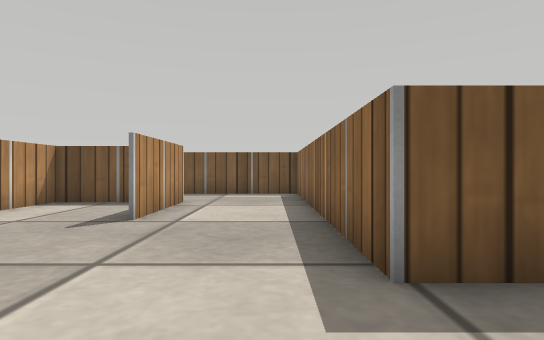
view 1 (above)

24 first-person views from a walk through a robot-simulator world made for Webots. The camera is 0.16 m above the floor, looks level and sees 75° across. The floor is counted in squares, 0.2 m on a side. Each view is taken from the middle of a square. On the plan, view 1 faces up. The plan holds only what a view shows up to about 11 squares ahead; the rest is blank. The place goes on beyond the plan. Robots are left out. Webots' stock objects and surfaces are drawn as simple stand-ins.

view 2
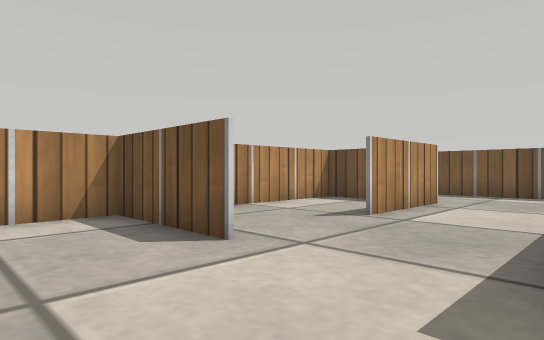

view 3
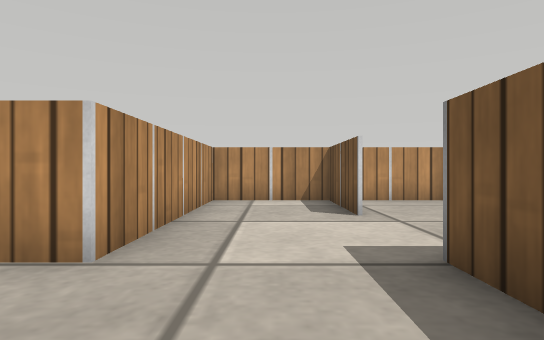

view 4
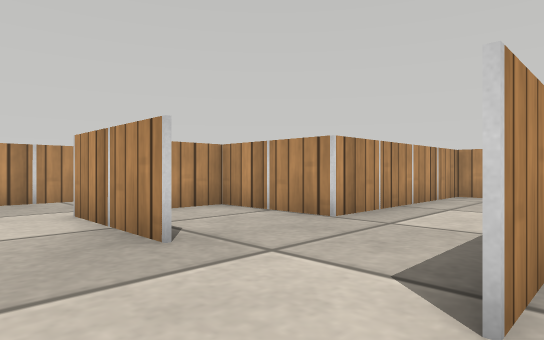

view 5
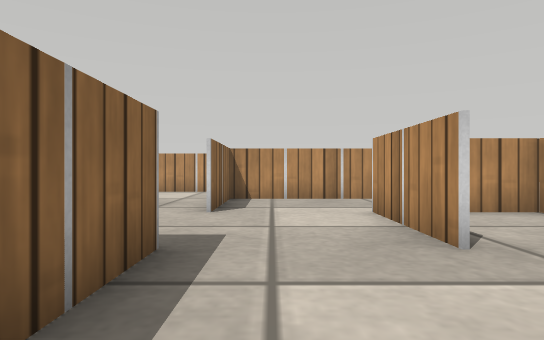

view 6
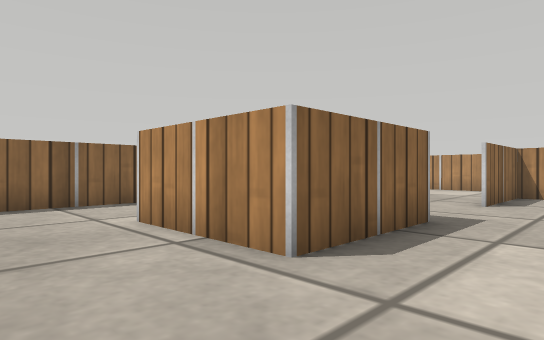

view 7
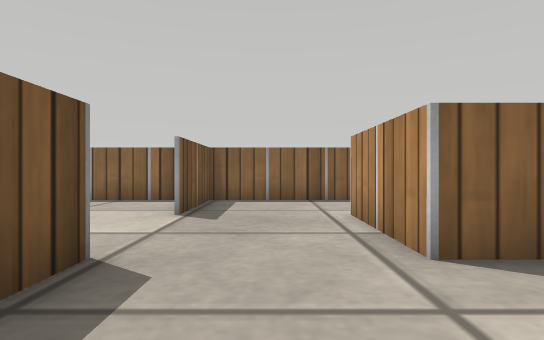

view 8
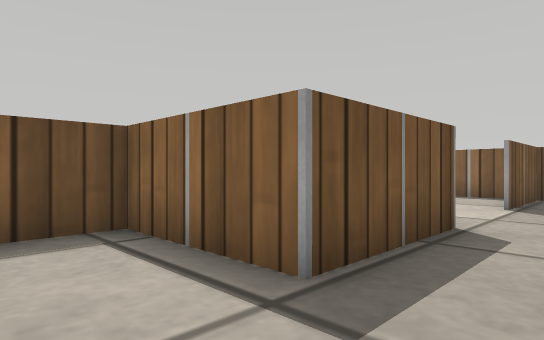

view 9
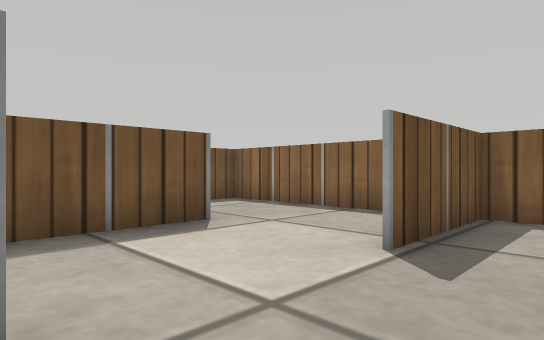

view 10
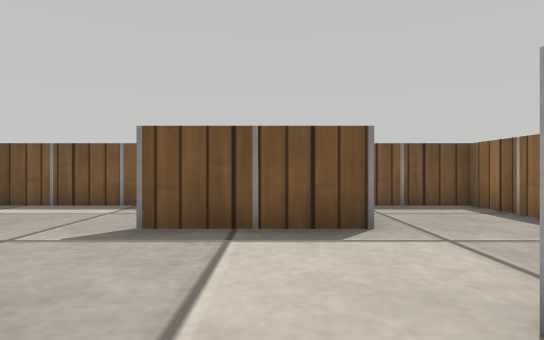

view 11
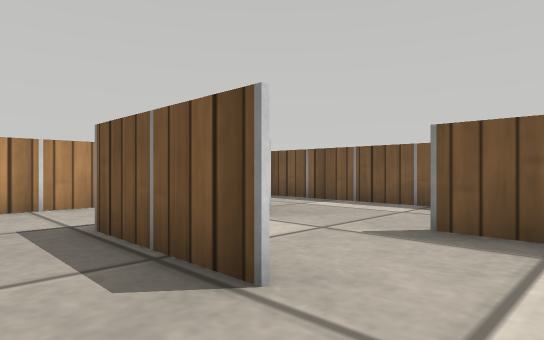

view 12
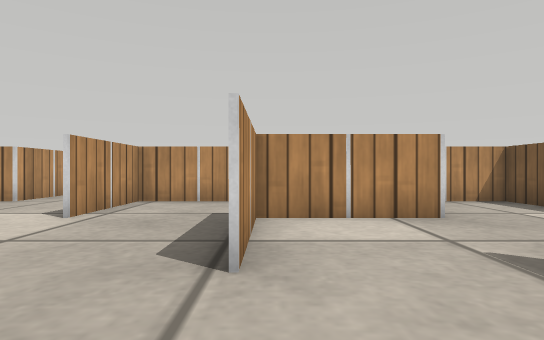

view 13
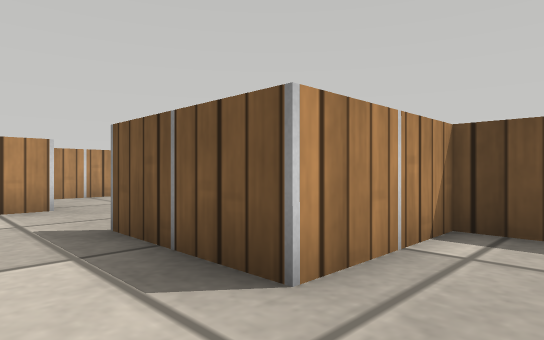

view 14
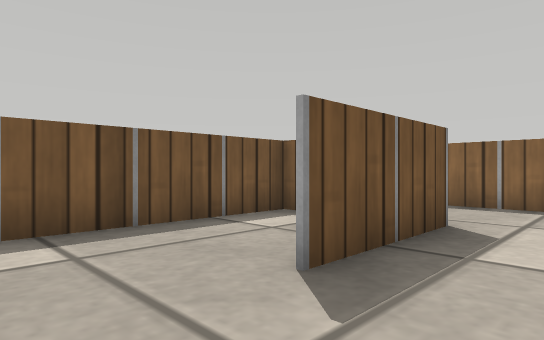

view 15
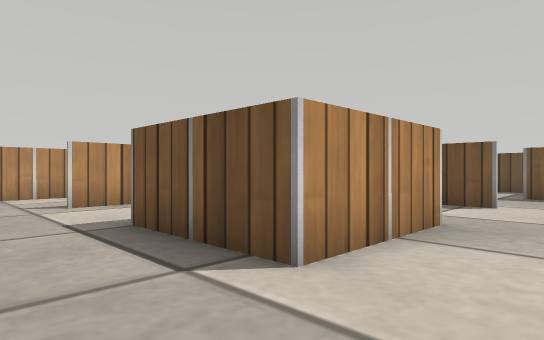

view 16
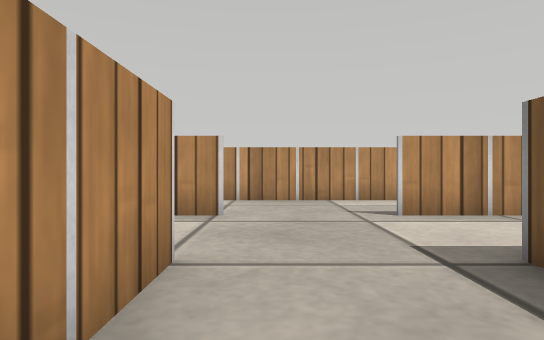

view 17
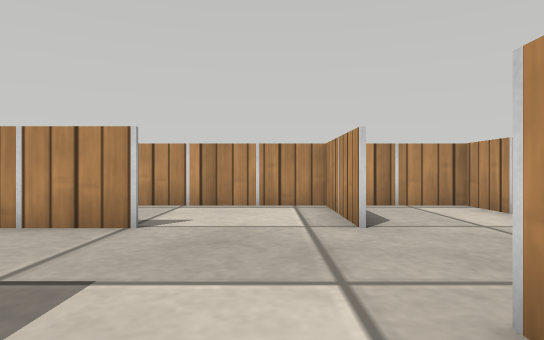

view 18
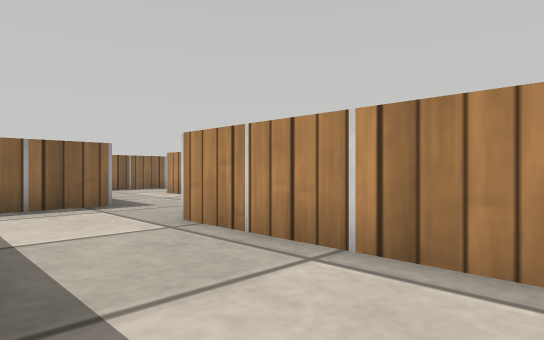

view 19
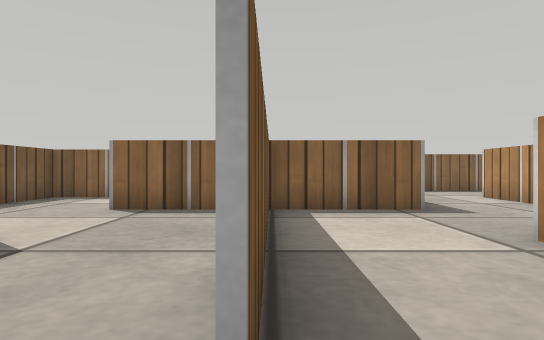

view 20
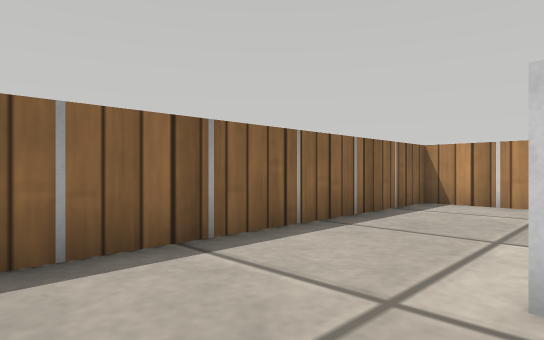

view 21
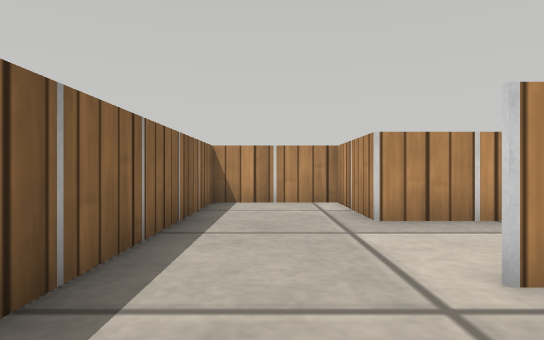

view 22
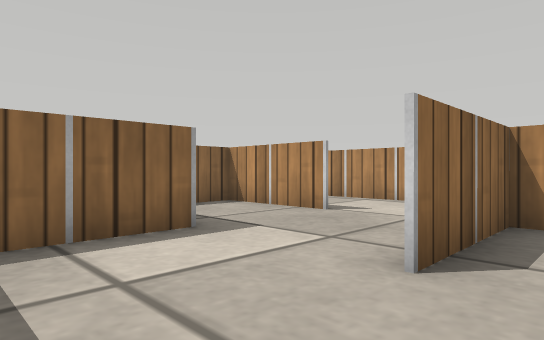

view 23
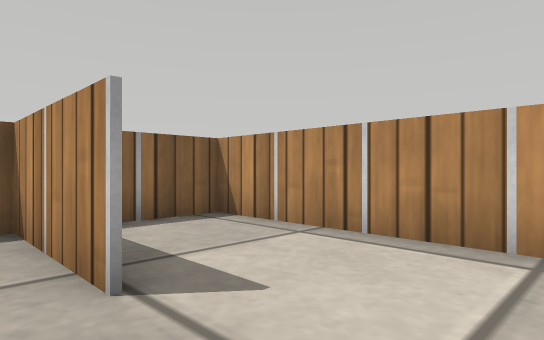

view 24
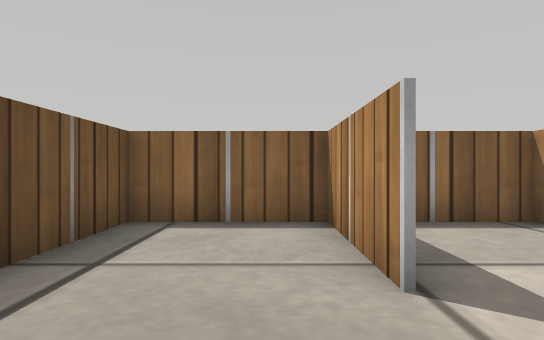

### Floor plan
Points are (right, up) in squares from view 1. A wall is a line through its corners. A room is listed if a view was taken in it or the views show most of it. See-through windows are left out.
Room 1 (views 1, 2)
walls: (-2.1, 2.5) (-5.4, 2.5); (0.9, 2.5) (0.9, 3.5); (-5.4, 3.1) (-5.4, -0.6) (0.9, -0.6)
ways out: opening at (1, 1) to room 2; opening at (-1, 3)
Room 2 (view 3)
walls: (0.9, -0.6) (0.9, -3.7) (2.2, -3.7); (4.1, 2.5) (0.9, 2.5)
ways out: opening at (1, 1) to room 1; opening at (4, 1) to room 3
Room 3 (views 4, 5)
walls: (7.2, -0.6) (7.2, 2.6)
ways out: opening at (4, 1) to room 2; opening at (5.5, 3) to room 4; opening at (5.5, -1) to room 10
Room 4 (views 6, 9)
walls: (7.2, 5.7) (4, 5.7)
ways out: opening at (5.5, 3) to room 3; opening at (4, 4.5) to room 5; opening at (7, 4.5) to room 6
Room 5 (views 7, 8)
walls: (4, 5.7) (4, 8.8) (2.6, 8.8); (0.9, 6.8) (0.9, 2.6) (4.1, 2.6)
ways out: opening at (4, 4.5) to room 4
Room 6 (views 10, 11, 12, 20, 21)
walls: (13.5, 5.7) (10.2, 5.7); (7.2, 2.6) (10.5, 2.6); (13.5, 2.5) (13.5, 6)
ways out: opening at (7, 4.5) to room 4; opening at (9, 6) to room 7; opening at (12, 3) to room 13
Room 7 (views 13, 14)
walls: (10.4, 12) (10.4, 8.8) (7.1, 8.8); (13.5, 6) (13.5, 12) (10, 12); (4.1, 9) (4.1, 5.7) (7.2, 5.7)
ways out: opening at (9, 6) to room 6; opening at (6, 9) to room 14
Room 8 (views 15, 16, 17)
walls: (0.7, -6.9) (7.2, -6.9); (4.1, -3.8) (0.7, -3.8); (-2.2, -1.6) (-2.2, -3.9); (7.2, -7.1) (7.2, -3.6)
ways out: opening at (-0.5, -7) to room 9; opening at (5.5, -4) to room 10; opening at (-2, -5) to room 12
Room 9 (views 18, 19)
walls: (5.9, -6.9) (0.9, -6.9); (-2.2, -6.7) (-2.2, -10) (4.1, -10); (7.2, -10.1) (7.2, -7.1)
ways out: opening at (-0.5, -7) to room 8; opening at (5.5, -10)
Room 10 (view 22)
walls: (4.1, -0.5) (4.1, -3.8)
ways out: opening at (5.5, -1) to room 3; opening at (5.5, -4) to room 8; opening at (7, -2.5) to room 16
Room 11 (views 23, 24)
walls: (10.2, -6.9) (13.5, -6.9) (13.5, -3.9); (13.5, -3.8) (10.9, -3.8)
ways out: opening at (9, -7) to room 15; opening at (8.5, -4) to room 16
Room 12 (no view inside)
walls: (-5.4, -2.6) (-5.4, -10) (-3.1, -10)
ways out: opening at (-2, -5) to room 8
Room 13 (no view inside)
walls: (8.4, -0.6) (10.4, -0.6) (10.4, -3.7) (13.5, -3.7); (13.5, -3.9) (13.5, 2.5)
ways out: opening at (12, 3) to room 6
Room 14 (no view inside)
walls: (10, 12) (1.1, 12); (0.9, 12) (0.9, 9.6)
ways out: opening at (6, 9) to room 7
Room 15 (no view inside)
walls: (8.5, -10) (13.5, -10) (13.5, -8.1)
ways out: opening at (9, -7) to room 11
Room 16 (no view inside)
walls: (10.3, -3.9) (10.3, -0.6) (8.2, -0.6)
ways out: opening at (7, -2.5) to room 10; opening at (8.5, -4) to room 11

Where each view was taken, in squares from view 1:
view 1: 0 up, 0 right, facing up
view 2: 0 up, 1 right, facing up-left
view 3: 1 up, 4 right, facing left
view 4: 3 up, 6 right, facing down-left
view 5: 3 up, 6 right, facing down
view 6: 5 up, 5 right, facing down-right
view 7: 4 up, 4 right, facing right
view 8: 4 up, 2 right, facing up-right
view 9: 4 up, 7 right, facing up-right
view 10: 4 up, 9 right, facing up
view 11: 4 up, 9 right, facing up-left
view 12: 6 up, 10 right, facing left
view 13: 7 up, 12 right, facing up-left
view 14: 7 up, 5 right, facing up-right
view 15: 6 down, 6 right, facing up-left
view 16: 6 down, 4 right, facing left
view 17: 2 down, 1 left, facing down
view 18: 7 down, 1 left, facing down-right
view 19: 7 down, 0 right, facing right
view 20: 5 up, 10 right, facing down-right
view 21: 5 up, 12 right, facing down
view 22: 1 down, 6 right, facing down-right
view 23: 6 down, 8 right, facing down-right
view 24: 6 down, 8 right, facing right
